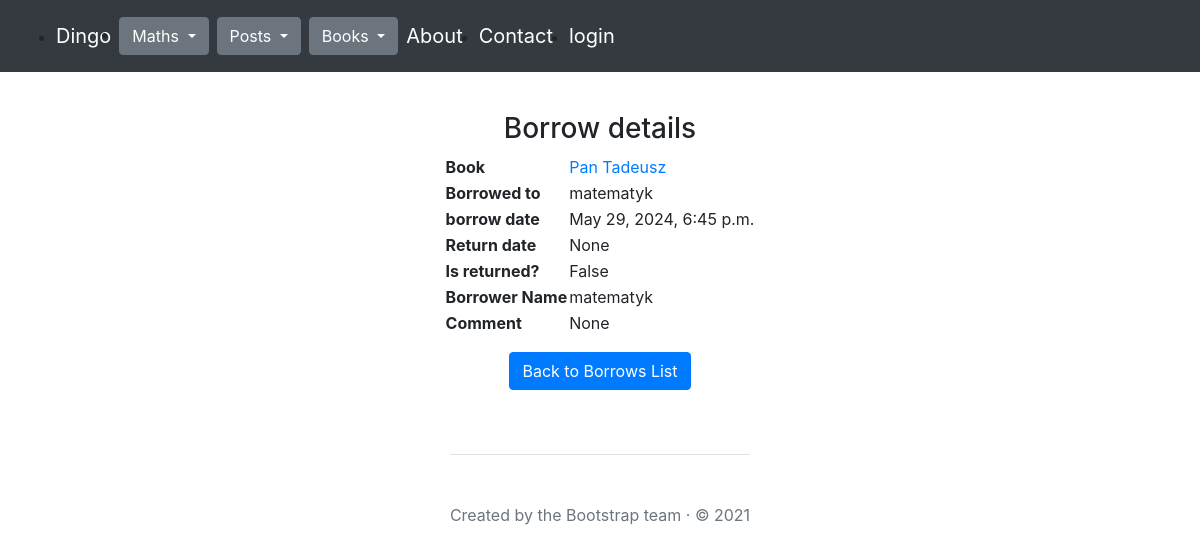
The app's page /books/borrow/20 with its own data.
### books/models.py (models this page shows, shortened)
class Borrow(models.Model):
    borrow_date = models.DateTimeField(auto_now_add=True)
    return_date = models.DateTimeField(null=True)
    is_returned = models.BooleanField(default=False)
    comment = models.TextField(null=True)
    book = models.ForeignKey(
        Book,
        on_delete=models.CASCADE,
        null=False,
        blank=False,
        related_name='borrows'
    )
    user = models.ForeignKey(
        User,
        on_delete=models.CASCADE,
        null=False,
        blank=False,
        related_name='borrows',
    )

class Book(models.Model):
    title = models.CharField(max_length=30, unique=True, null=False)
    comment = models.TextField(null=True)
    pages = models.IntegerField(null=True)
    image = models.ImageField(upload_to='photos/%Y/%m/%d', null=True, default='')
    tags = models.ManyToManyField("books.Tag", related_name="books")
    author = models.ForeignKey(
        'books.Author',
        on_delete=models.CASCADE,
        null=False,
        blank=False
    )

### books/views.py (the view)
# urls.py: path('borrow/<int:id>', borrow_details, name="borrow_details"),
def borrow_details(request, id):
    borrow = get_object_or_404(Borrow, id=id)
    if request.method == 'POST' and 'borrow_id' in request.POST:
        borrow = Borrow.objects.get(id=request.POST['borrow_id'])
        borrow.is_returned = True
        borrow.return_date = timezone.now()
        borrow.save()
        return redirect('books:borrow_details', id=id)
    return render(
        request=request,
        template_name="books/borrow_details.html",
        context={"borrow": borrow,
                 }
    )

### books/templates/books/borrow_details.html (shortened to what this page needs)
{% extends "main.html" %}
{% block content %}
<div class="mt-3 d-flex flex-column align-items-center justify-content-center">
    <h3>Borrow details</h3>
    <table>
        <tr>
            <th>Book</th>
            <td><a href="{% url 'books:book_details' borrow.book.id %}">{{ borrow.book.title }}</a></td>
        </tr>
        <tr>
            <th>Borrowed to</th>
            <td>{{ borrow.user }}</td>
        </tr>
        <tr>
            <th>borrow date</th>
            <td>{{ borrow.borrow_date }}</td>
        </tr>
        <tr>
            <th>Return date</th>
            <td>{{ borrow.return_date }}</td>
        </tr>
        <tr>
            <th>Is returned?</th>
            <td>{{ borrow.is_returned }}</td>
        </tr>
        <tr>
            <th>Borrower Name</th>
            <td>{{ borrow.user }}</td>
        </tr>
        <tr>
            <th>Comment</th>
            <td>{{ borrow.comment }}</td>
        </tr>
    </table>
    <a href="{% url 'books:borrows_list' user.username %}" class="btn btn-primary mt-3">Back to Borrows List</a>
</div>
{% endblock %}

### records on screen
Borrow: book "Pan Tadeusz", user "matematyk", borrow_date "May 29, 2024, 6:45 p.m.", return_date "None", is_returned "False", comment "None"
